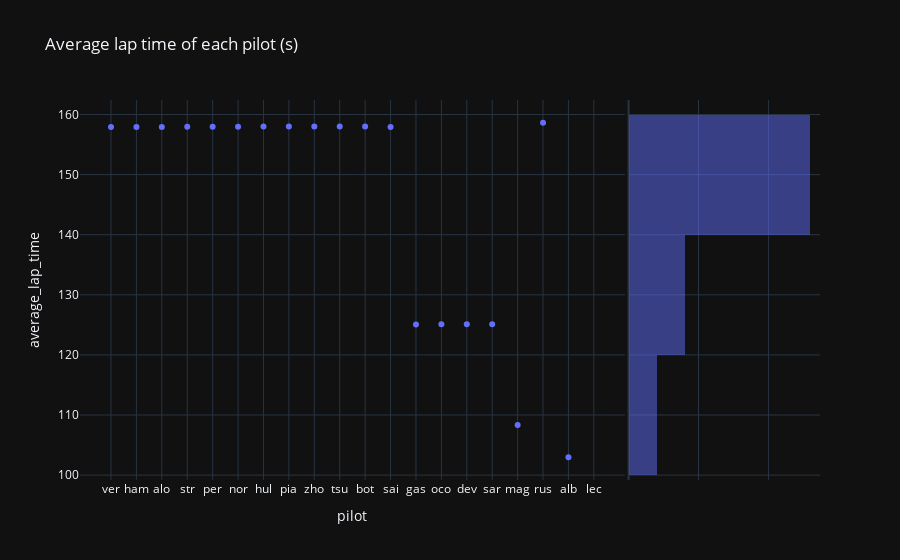

The cell this chart's notebook holds for it:
### Code cell
px.scatter(last_gp, x="pilot", y="average_lap_time", title="Average lap time of each pilot (s)", marginal_y="histogram", template="plotly_dark")

### Figure 1 — Plotly figure (JSON) as saved in the notebook; plotly's stock layout.template omitted (floating-point values rounded to 4 significant figures)
{"data": [{"hovertemplate": "pilot=%{x}<br>average_lap_time=%{y}<extra></extra>", "legendgroup": "", "marker": {"color": "#636efa", "symbol": "circle"}, "mode": "markers", "name": "", "orientation": "v", "showlegend": false, "type": "scatter", "x": ["ver", "ham", "alo", "str", "per", "nor", "hul", "pia", "zho", "tsu", "bot", "sai", "gas", "oco", "dev", "sar", "mag", "rus", "alb", "lec"], "xaxis": "x", "y": [157.9, 157.9, 157.9, 158.0, 158.0, 158.0, 158.0, 158.0, 158.0, 158.0, 158.0, 157.9, 125.1, 125.1, 125.1, 125.1, 108.4, 158.6, 103.0, null], "yaxis": "y"}, {"alignmentgroup": "True", "bingroup": "y", "hovertemplate": "average_lap_time=%{y}<br>count=%{x}<extra></extra>", "legendgroup": "", "marker": {"color": "#636efa"}, "name": "", "offsetgroup": "", "opacity": 0.5, "showlegend": false, "type": "histogram", "xaxis": "x2", "y": [157.9, 157.9, 157.9, 158.0, 158.0, 158.0, 158.0, 158.0, 158.0, 158.0, 158.0, 157.9, 125.1, 125.1, 125.1, 125.1, 108.4, 158.6, 103.0, null], "yaxis": "y2"}], "layout": {"barmode": "overlay", "legend": {"tracegroupgap": 0}, "title": {"text": "Average lap time of each pilot (s)"}, "xaxis": {"anchor": "y", "domain": [0, 0.7363], "title": {"text": "pilot"}}, "xaxis2": {"anchor": "y2", "domain": [0.7413, 1], "matches": "x2", "showgrid": true, "showline": false, "showticklabels": false, "ticks": ""}, "yaxis": {"anchor": "x", "domain": [0, 1], "title": {"text": "average_lap_time"}}, "yaxis2": {"anchor": "x2", "domain": [0, 1], "matches": "y", "showgrid": true, "showticklabels": false}}}
